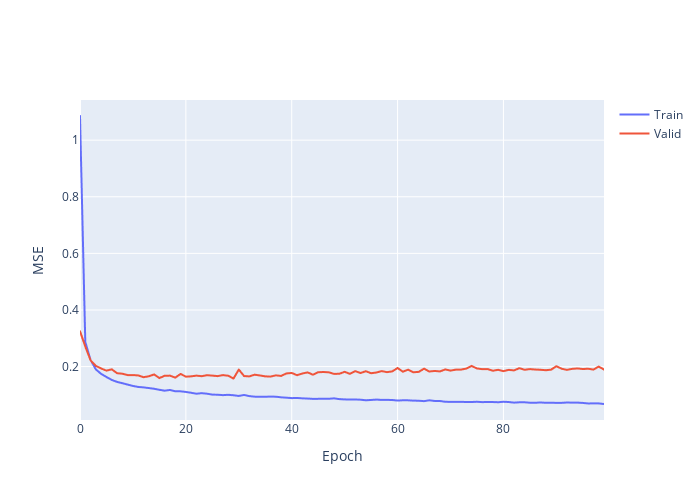

The notebook cell saved with this chart:
### Code cell
import plotly.graph_objects as go

fig = go.Figure()
fig.add_trace(go.Scattergl(y=history_bl.history['loss'],
                    name='Train'))
fig.add_trace(go.Scattergl(y=history_bl.history['val_loss'],
                    name='Valid'))
fig.update_layout(height=500, width=700,
                  xaxis_title='Epoch',
                  yaxis_title='MSE')
fig.show()
